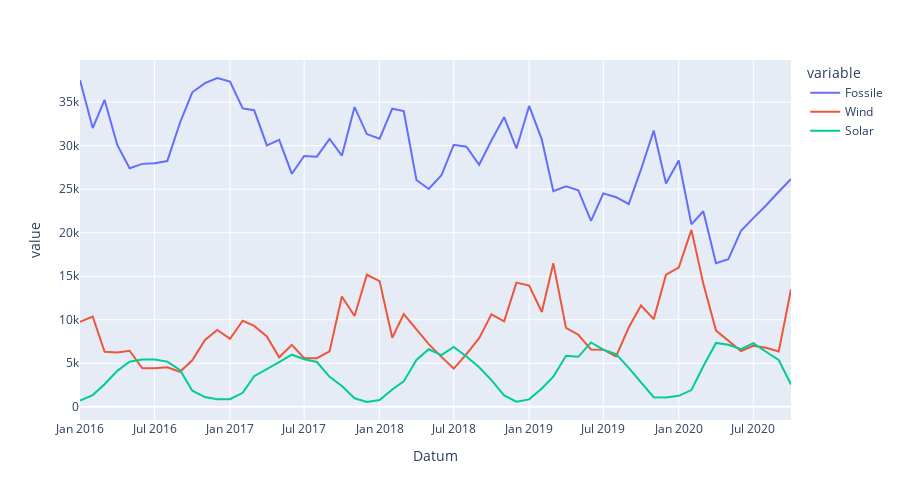

Write notebook code for a chart like this one.
### Code cell
px.line(ene, x=ene.index, y=['Fossile','Wind','Solar'], width=900, height=500)
